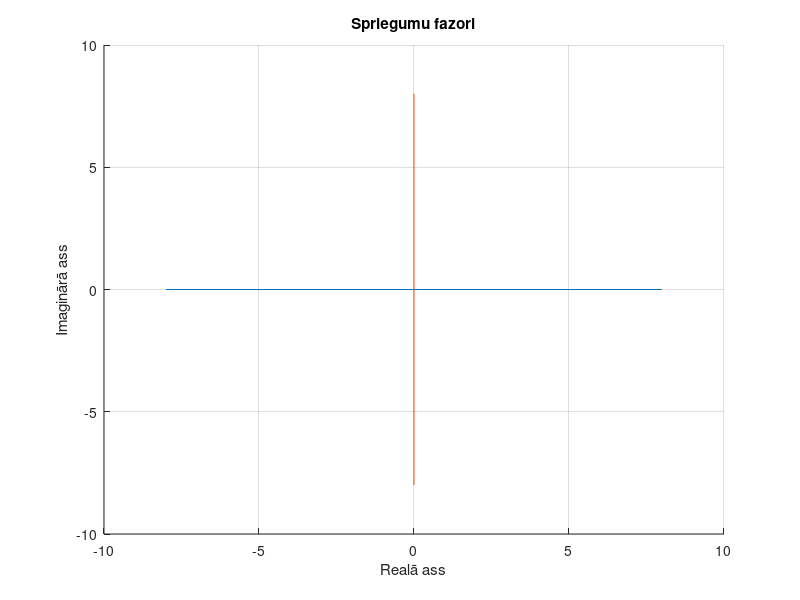

This figure's MATLAB source: (Note: this script raises an error after producing the figure.)
L=20e-3; C=2200e-12;
R0 = 1e3; Us = 5; R1=4e3;
f = [10]*1e3;
omega = 2*pi*f;
Zc = 1./(C*omega*i);

r = [Zc+R0+R1];
I = r\Us;

Uv = [I*Zc,I*R0,I*R1,4.95]
faze = angle(Uv);
amp = abs(Uv);

x=8;
figure
hold on
plot ([-x, x], [0,0]) %draw vertical line
plot ([0,0], [-x,x]) %draw horizontal line
grid on
xlabel('Realā ass')
ylabel('Imaginārā ass')
title('Spriegumu fazori')
color = ['b', 'b','r'];
Unam = {'ULm','UR01'};
n=0; m=0;
for k=1:3
   arrow( [ n m ], [ real(Uv(k))+n imag(Uv(k))+m ], 'color', color(k) ) 
   str = Unam(k);
   text(real(Uv(k))+n,imag(Uv(k))+m, str)
   n=real(Uv(k));
   m=imag(Uv(k));
end
arrow( [ 0 0 ], [ sqrt(8) sqrt(8) ], 'color', color(3) ) 
arrow( [ 0 0 ], [ 5 0 ], 'color', color(3) ) 
text(4.5,-1,'Us')
text(3,3,'ULe')

figure(2)
hold on
plot ([-0.001, 0.001], [0,0]) %draw vertical line
plot ([0,0], [-0.001,0.001]) %draw horizontal line
grid on
xlabel('Realā ass')
ylabel('Imaginārā ass')
title('Strāvu fazori')

for k=1:1
   arrow( [ 0 0 ], [ real(I(k)) imag(I(k)) ] ) 
   %str = num2str(k);
   %text(real(I(k)-2.2),imag(I(k)+3*i), 'U')
end